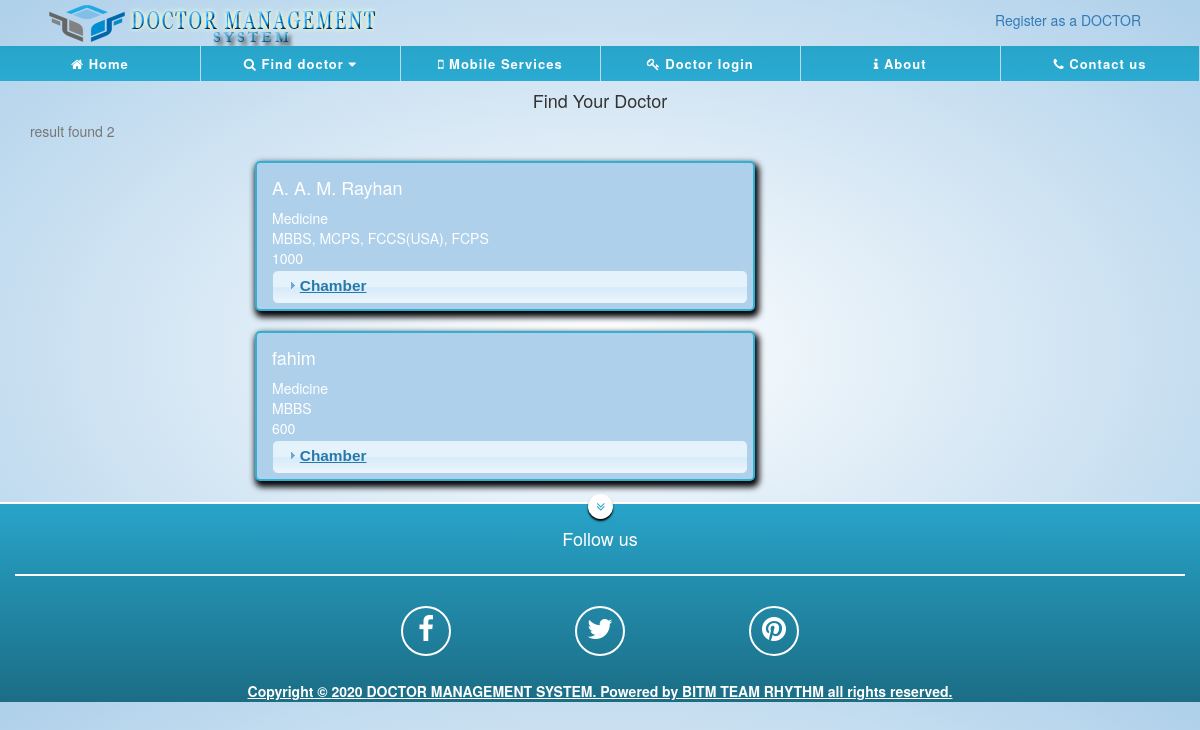
Page /views/BITM/RHYTHM/User/Profile/website_main_index.php?workingfield=Medicine on the committed database.
### tables this page shows
CREATE TABLE `doctor` (
  `id` int(13) NOT NULL,
  `first_name` varchar(100) NOT NULL,
  `last_name` varchar(100) NOT NULL,
  `email` varchar(100) NOT NULL,
  `password` varchar(100) NOT NULL,
  `bmdc` varchar(100) NOT NULL,
  `designation` varchar(100) NOT NULL,
  `working_field` varchar(100) NOT NULL,
  `experience` varchar(100) NOT NULL,
  `fees` varchar(100) NOT NULL,
  `discounted_fees` varchar(100) NOT NULL,
  `email_verified` varchar(200) NOT NULL,
  `is_real` varchar(100) NOT NULL DEFAULT 'NO'
);

CREATE TABLE `chamber` (
  `c_id` int(13) NOT NULL,
  `chamber_name` varchar(100) NOT NULL,
  `chamber_location` varchar(300) NOT NULL,
  `phone_no` varchar(100) NOT NULL,
  `d_id` int(13) NOT NULL,
  `day` varchar(100) NOT NULL,
  `max_app_day` varchar(100) NOT NULL,
  `max_p_limit` varchar(100) NOT NULL,
  `timeto` varchar(100) NOT NULL,
  `time` varchar(100) NOT NULL
);

### src/BITM/RHYTHM/User/User.php (called while the page is built, shortened)
<?php
class User extends DB{
    public $workingField="";
    public function setData($data=array()){
        if(array_key_exists('workingfield',$data)){
            $this->workingField=$data['workingfield'];
        }
        return $this;
    }
    public function website_main_index(){
        $query="SELECT * FROM `doctor_management_system`.`doctor` WHERE is_real<>'NO' && `working_field`='$this->workingField'";
        $STH =$this->conn->query($query);
        $STH->setFetchMode(PDO::FETCH_OBJ);
        $allIndex=  $STH->fetchAll();
        return $allIndex;
    }
}

### src/BITM/RHYTHM/Model/Database.php (called while the page is built, shortened)
<?php
class Database{
    public $username="root";
    public $password="";
    public function __construct()
    {
        try {
            $this->conn = new PDO("mysql:host=localhost;dbname=doctor_management_system", $this->username, $this->password);
        }
        catch(PDOException $e) {
            echo $e->getMessage();
        }
    }
}

### src/BITM/RHYTHM/User/Chamber.php (called while the page is built, shortened)
<?php
class chamber extends DB
{
    public function index_chamber($did){
        $query = "SELECT * FROM `doctor` inner join `chamber` on `doctor`.id=`chamber`.d_id WHERE  d_id=$did";
        $sth = $this->conn->query($query);
        $sth->setFetchMode(PDO::FETCH_OBJ);
        $allData=  $sth->fetchAll();
        return $allData;
    }
}

### views/BITM/RHYTHM/User/Profile/website_main_index.php (the view, shortened to what this page needs)
<?php
$obj = new User();
$obj->setData($_GET);
$allIndex = $obj->website_main_index();
$contents = new Chamber();
?>
<!doctype html>
<html lang="en">
<head>
    <link rel="stylesheet" href="../../../../../resources/bootstrap-3.3.7-dist/css/bootstrap.min.css">
    <link rel="stylesheet" href="../../../../../resources/jquery-ui-1.12.1.custom/jquery-ui.min.css">
    <link rel="stylesheet" type="text/css" href="../../../../../resources/font-awesome-4.7.0/css/font-awesome.min.css">
    <link rel="stylesheet" type="text/css" href="../../../../../resources/bootstrap-3.3.7-dist/css/bootstrap.min.css">
    <link rel="stylesheet" type="text/css" href="../../../../../resources/animate.css-master/animate.min.css">
    <link rel="stylesheet" type="text/css" href="../../../../../resources/css/commonnav.css">
    <link rel="stylesheet" type="text/css" href="../../../../../resources/css/commonfooter.css">
    <link rel="stylesheet" type="text/css" href="../../../../../resources/css/frontpagestyle.css">
</head>
<body style="background: radial-gradient(#ffffff,#aed0ea)">
<header>
    <div class="container">
        <div class="col-lg-10"><img src="../../../../../resources/image/headlogo.png" alt="header_logo"></div>
        <div class="col-lg-2" style="padding-top: 10px"><a href="signup.php">Register as a DOCTOR</a></div>
    </div>
    <div class="navigation">
        <ul>
            <li><a href="../../../../../index.php"><i class="fa fa-home"></i> Home</a></li>
            <li><a href=""><i class="fa fa-search"></i> Find doctor <i class="fa fa-caret-down"></i></a>
            </li>
            <li><a href="mobile.php"><i class="fa fa-mobile"></i> Mobile Services</a></li>
            <li><a href="../../../RHYTHM/index.php"><i class="fa fa-key"></i> Doctor login</a></li>
            <li><a href="../../../RHYTHM/User/Profile/about.php"><i class="fa fa-info"></i> About</a></li>
            <li><a href="../../../RHYTHM/User/Profile/contact_us.php"><i class="fa fa-phone"></i> Contact us</a></li>
        </ul>
    </div>
</header>
<div class="container">
<div class="text-center"><h4>Find Your Doctor</h4></div>
    <div class="text-lowercase text-left text-muted">result found <?php echo count($allIndex);?></div>
    <div>
        <div class="col-lg-2"></div>
        <div class="col-lg-6">
<?php
foreach ($allIndex as $someIndex)
{
    $allChamber = $contents->index_chamber($someIndex->id);
    echo "
    <div style='margin: 20px;color: white;padding: 5px;padding-left: 15px;background-color:#aed0ea;border: 2px solid #31b0d5;border-radius: 5px;box-shadow: 2px 4px 6px 2px #000000'>
    <h4>$someIndex->first_name</h4>
    <div >$someIndex->working_field</div>
    <div >$someIndex->designation</div>
    <div >$someIndex->fees</div>
    ";
foreach ($allChamber as $oneChamber){
    echo "
<div class='accordion' style=' '>
    <h5 style='text-decoration: underline'>Chamber</h5>
    <div>
    <div>Name:$oneChamber->chamber_name; $someIndex->first_name</div>
    <div>Time: from $oneChamber->timeto to $oneChamber->time;</div>
    <div>Location: <br>
    <iframe width=\"230\" height=\"150\" frameborder=\"2\" scrolling=\"yes\" marginheight=\"0\" marginwidth=\"0\" src=\"https://maps.google.co.za/maps?f=q&amp;source=s_q&amp;hl=en&amp;geocode=&amp;q=<?php $oneChamber->chamber_location ?>&amp;aq=&amp;sll=-26.178375,28.033719&amp;ie=UTF8&amp;hq=&amp;hnear=&amp;radius=15000&amp;t=m&amp;output=embed\"></iframe>
    </div>
    <div class='accordion'><h5>Get Appointment</h5><div>
    ";
    echo "
</div></div>
    </div>
    </div>
    ";
}
echo "</div>";
}
?>
        </div>
        <div class="col-lg-6"></div>
    </div>
</div>
<footer class="text-center footer">
    <div class="follow"><h4 style="text-decoration: none">Follow us</h4>
        <div class="arrowdown"><i class="fa fa-angle-double-down"></i></div></div>
    <div class="container text-center socialdiv">
        <div class="socials"><i class="fa fa-facebook fa-2x"></i></div>
        <div class="socials"><i class="fa fa-twitter fa-2x"></i></div>
        <div class="socials"><i class="fa fa-pinterest fa-2x"></i></div>
    </div>
    <p> Copyright &copy; <?php echo date('Y');?> DOCTOR MANAGEMENT SYSTEM. Powered by BITM TEAM RHYTHM all rights reserved.</p>
</footer>
</body>
</html>

### resources/css/commonnav.css (style rules this page uses)
.navigation { height: 35px; width: 100%; }
.navigation ul { height: 35px; padding: 0 }
.navigation ul li { height: 35px; width: 16.66%; line-height: 35px; list-style: none; display: block; float: left; background: linear-gradient(#28a4c9,#2aabd2); text-align: center; color: white; border-left: 1px solid #b9def0; cursor: pointer; }
.navigation ul li:first-child { border-left: none }
.navigation ul li a { text-decoration: none; color: white; font-size: 13px; font-weight: bold; letter-spacing: 1px; }

### resources/css/commonfooter.css (style rules this page uses)
.footer { width: 100%; height: 200px; background: linear-gradient(#28a4c9,#1b6d85); color: white; font-weight: bold; border-top:2px solid white; }
.socialdiv { border-top: 2px solid white; padding-top: 30px; margin-bottom: 25px; }
.socials { display: inline-block; margin-left: 60px; margin-right: 60px; border: 2px solid white; padding: 7px; height: 50px; width: 50px; border-radius: 50%; }
p { text-decoration: underline;z-index: 0 }
.follow { position: relative; padding: 5px; margin: 10px; }
.arrowdown { height: 25px; width: 25px; border: 2px solid white; border-radius: 50%; color: #28a4c9; background: white; position: absolute; top: -20px; left: 49%; box-shadow: 0 2px 2px #000; }

### resources/css/frontpagestyle.css (style rules this page uses)
* { margin: 0; padding: 0; }

### rows in the picture
doctor: first_name "A. A. M. Rayhan", working_field "Medicine", designation "MBBS, MCPS, FCCS(USA), FCPS", fees "1000"
doctor: first_name "fahim", working_field "Medicine", designation "MBBS", fees "600"

### other values in the picture
count($allIndex) "2"
